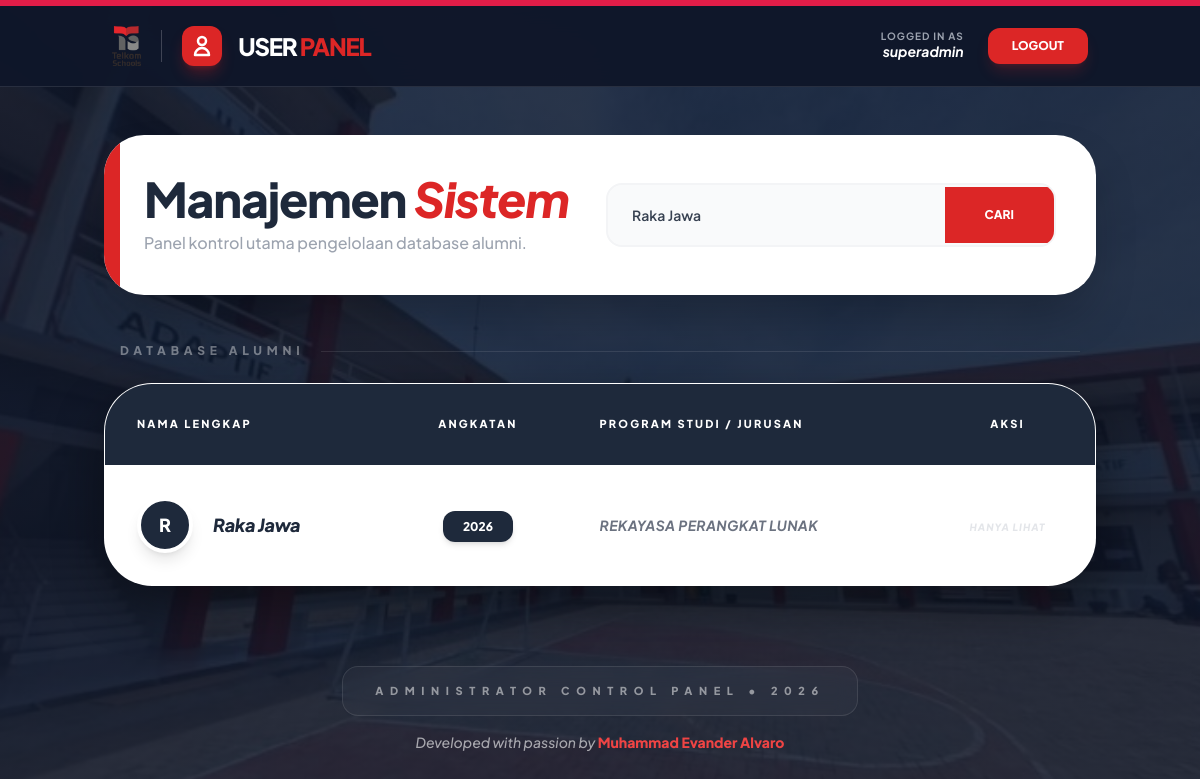
Page /dashboard_user.php?cari=Raka Jawa (signed in) on the committed database.
### tables this page shows
CREATE TABLE `alumni` (
  `id_alumni` int NOT NULL,
  `nama` varchar(50) NOT NULL,
  `angkatan` int NOT NULL,
  `jurusan` varchar(50) NOT NULL
);

### dashboard_user.php (the view, shortened to what this page needs)
<?php
include 'koneksi.php';
$id_saya    = $_SESSION['id_alumni'] ?? null;
$nama_saya  = $_SESSION['nama'] ?? "User";
$keyword = "";
$query = "SELECT * FROM alumni";
if (isset($_GET['cari']) && !empty($_GET['cari'])) {
    $keyword = mysqli_real_escape_string($koneksi, $_GET['cari']);
    $query .= " WHERE nama LIKE '%$keyword%' OR angkatan LIKE '%$keyword%' OR jurusan LIKE '%$keyword%'";
}
$query .= " ORDER BY nama ASC";
$data = mysqli_query($koneksi, $query);
?>
<!DOCTYPE html>
<html lang="id">
<head>
    <script src="https://cdn.tailwindcss.com"></script>
</head>
<body class="bg-custom antialiased border-accent">
    <nav class="bg-[#0f172a]/95 backdrop-blur-lg border-b border-white/10 sticky top-0 z-50">
        <div class="container mx-auto px-6 h-20 flex justify-between items-center">
            <div class="flex items-center gap-4">
                <img src="logo.png" alt="Logo Telkom" class="h-10 w-auto object-contain">
                <div class="bg-red-600 p-2 rounded-xl shadow-lg shadow-red-600/30">
                    <svg class="w-6 h-6 text-white" fill="none" stroke="currentColor" viewBox="0 0 24 24">
                        <path stroke-linecap="round" stroke-linejoin="round" stroke-width="2.5" d="M16 7a4 4 0 11-8 0 4 4 0 018 0zM12 14a7 7 0 00-7 7h14a7 7 0 00-7-7z"></path>
                    </svg>
                </div>
                <h2 class="text-white font-extrabold text-2xl tracking-tighter uppercase">
                    USER <span class="text-red-600">PANEL</span>
                </h2>
            </div>
            <div class="flex items-center gap-6">
                <div class="text-right hidden sm:block">
                    <p class="text-gray-400 text-[10px] uppercase font-bold tracking-widest leading-none">Logged in as</p>
                    <p class="text-white font-bold italic text-sm"><?= htmlspecialchars($nama_saya); ?></p>
                </div>
                <a href="logout.php" class="bg-red-600 text-white px-6 py-2.5 rounded-xl text-xs font-black uppercase hover:bg-red-700 transition-all shadow-lg shadow-red-600/20 active:scale-95">
                    Logout
                </a>
            </div>
        </div>
    </nav>
    <main class="container mx-auto px-4 py-12">
        <div class="bg-white rounded-[2.5rem] p-10 mb-12 shadow-2xl flex flex-col md:flex-row justify-between items-center relative overflow-hidden">
            <div class="absolute left-0 top-0 bottom-0 w-4 bg-red-600"></div>
            <div class="mb-8 md:mb-0">
                <h1 class="text-5xl font-extrabold text-[#1e293b] tracking-tight">
                    Manajemen <span class="text-red-600 italic">Sistem</span>
                </h1>
                <p class="text-gray-400 text-base mt-2 font-medium">Panel kontrol utama pengelolaan database alumni.</p>
            </div>
            <div class="w-full md:w-auto">
                <form action="" method="GET" class="flex items-center bg-gray-50 rounded-2xl border-2 border-gray-100 overflow-hidden md:w-[450px] focus-within:border-red-500 transition-all">
                    <input type="text" name="cari" value="<?= htmlspecialchars($keyword); ?>" placeholder="Cari nama, angkatan, atau jurusan..."
                        class="flex-1 px-6 py-5 bg-transparent outline-none text-sm font-semibold text-gray-700">
                    <button type="submit" class="bg-red-600 text-white px-10 py-5 text-xs font-black uppercase hover:bg-red-700 transition-all active:bg-red-800">
                        Cari
                    </button>
                </form>
            </div>
        </div>
        <div class="mb-6 flex items-center gap-4 px-4">
             <span class="flex-none text-white/40 text-xs font-black uppercase tracking-[0.4em]">Database Alumni</span>
             <div class="h-[1px] w-full bg-white/10"></div>
        </div>
        <div class="bg-white rounded-[3rem] overflow-hidden shadow-[0_20px_50px_rgba(0,0,0,0.4)] border border-white/20">
            <table class="w-full text-left border-collapse">
                <thead class="bg-[#1e293b] text-white">
                    <tr>
                        <th class="p-8 text-[11px] uppercase font-black tracking-[0.2em]">Nama Lengkap</th>
                        <th class="p-8 text-[11px] uppercase font-black tracking-[0.2em] text-center">Angkatan</th>
                        <th class="p-8 text-[11px] uppercase font-black tracking-[0.2em]">Program Studi / Jurusan</th>
                        <th class="p-8 text-[11px] uppercase font-black tracking-[0.2em] text-center">Aksi</th>
                    </tr>
                </thead>
                <tbody class="divide-y divide-gray-100">
                    <?php if (mysqli_num_rows($data) > 0): ?>
                        <?php while ($row = mysqli_fetch_assoc($data)):
                            $is_my_data = ($id_saya && $row['id_alumni'] == $id_saya);
                            $initial = strtoupper(substr($row['nama'], 0, 1));
                            $foto_profil = $row['foto'];
                            $path_foto = 'uploads/' . $foto_profil;
                        ?>
                        <tr class="row-hover transition-all">
                            <td class="p-8">
                                <div class="flex items-center gap-5">
                                    <div class="relative">
                                        <?php if (!empty($foto_profil) && file_exists($path_foto)): ?>
                                            <div class="h-14 w-14 rounded-full p-1 border-2 <?= $is_my_data ? 'border-red-600' : 'border-gray-200' ?> shadow-inner overflow-hidden">
                                                <img src="<?= $path_foto ?>" class="h-full w-full rounded-full object-cover" alt="Avatar">
                                            </div>
                                        <?php else: ?>
                                            <div class="h-14 w-14 rounded-full <?= $is_my_data ? 'bg-red-600' : 'bg-[#1e293b]' ?> text-white flex items-center justify-center font-black text-lg shadow-lg border-4 border-white">
                                                <?= $initial; ?>
                                            </div>
                                        <?php endif; ?>
                                    </div>
                                    <span class="font-extrabold italic text-lg tracking-tight <?= $is_my_data ? 'text-red-600' : 'text-[#1e293b]'; ?>">
                                        <?= htmlspecialchars($row['nama']); ?>
                                    </span>
                                </div>
                            </td>
                            <td class="p-8 text-center">
                                <span class="bg-[#1e293b] text-white text-[12px] font-black px-5 py-2 rounded-xl shadow-md">
                                    <?= htmlspecialchars($row['angkatan']); ?>
                                </span>
                            </td>
                            <td class="p-8">
                                <p class="text-sm italic font-bold text-gray-500 tracking-wide uppercase">
                                    <?= htmlspecialchars($row['jurusan']); ?>
                                </p>
                            </td>
                            <td class="p-8 text-center">
                                <?php if($is_my_data): ?>
                                    <a href="edit.php?id=<?= $row['id_alumni']; ?>" class="inline-block bg-red-600 text-white px-8 py-2.5 rounded-xl text-[11px] font-black uppercase hover:bg-red-700 transition-all shadow-lg shadow-red-600/30 hover:-translate-y-0.5">
                                        Edit Profil
                                    </a>
                                <?php else: ?>
                                    <span class="text-gray-300 text-[10px] font-black uppercase italic tracking-widest opacity-60">Hanya Lihat</span>
                                <?php endif; ?>
                            </td>
                        </tr>
                        <?php endwhile; ?>
                    <?php endif; ?>
                </tbody>
            </table>
        </div>
        <footer class="mt-20 text-center">
            <div class="inline-block glass px-8 py-4 rounded-2xl mb-4">
                <p class="text-[11px] text-white/50 uppercase tracking-[0.6em] font-black">
                    Administrator Control Panel • 2026
                </p>
            </div>
            <p class="text-sm text-white/60 font-medium italic">
                Developed with passion by <span class="text-red-500 font-black not-italic">Muhammad Evander Alvaro</span>
            </p>
        </footer>
    </main>
</body>
</html>

### dashboard_user.php (style rules this page uses)
body { font-family: 'Plus Jakarta Sans', sans-serif; }
.bg-custom { background: linear-gradient(rgba(15, 23, 42, 0.85), rgba(15, 23, 42, 0.85)), url('background.jpg'); background-size: cover; background-position: center; background-attachment: fixed; min-height: 100vh; }
.border-accent { border-top: 6px solid #e11d48; border-bottom: 6px solid #e11d48; }
.glass { background: rgba(255, 255, 255, 0.03); backdrop-filter: blur(10px); border: 1px solid rgba(255, 255, 255, 0.1); }

### rows in the picture
alumni: nama "R", nama "Raka Jawa", angkatan "2026", jurusan "REKAYASA PERANGKAT LUNAK"

### other values in the picture
$nama_saya "superadmin"
